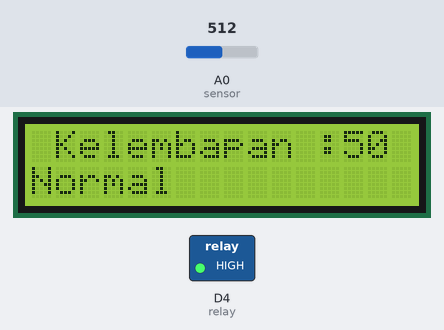
The sketch below on a simulated ESP8266 (NodeMCU). On the bench: 16×2 character LCD, switched loads named in the sketch (green lamp = pin HIGH). The test bench sets the inputs (shaded band); at power-on: A0 (sensor) = 512. WiFi joins after 1.5 s; servers stay silent unless stated.

Above: at 4.7 s.
4.8 s: A0 (sensor) set to 709
At 5.9 s:
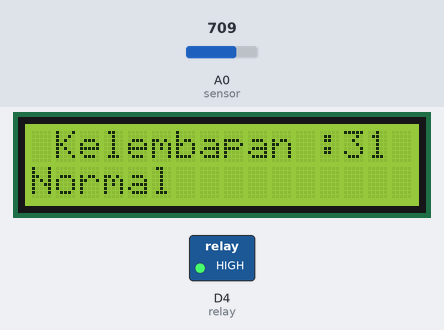
6.3 s: A0 (sensor) set to 732
At 7.1 s:
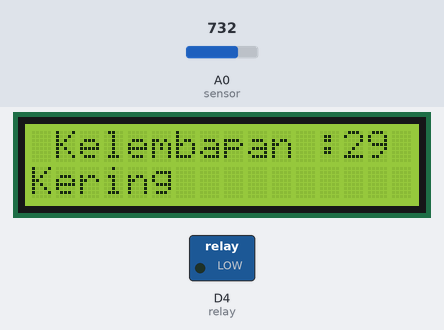
7.8 s: A0 (sensor) set to 511
At 8.2 s:
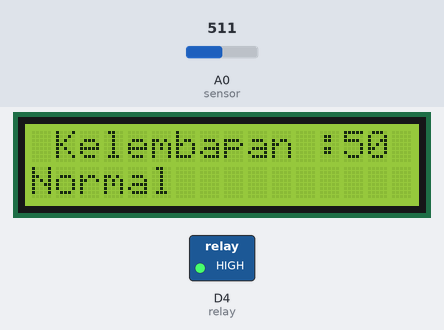
Timing chart, 0 to 10.8 s (numbered marks = the images above; inputs shaded):
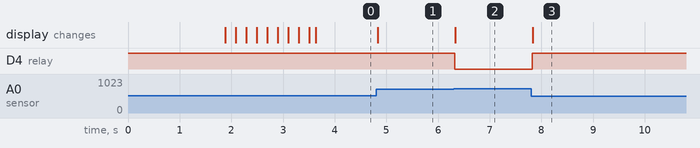

The sketch:

SPT.ino
```cpp
/*Plant watering system with new blynk update
   Home Page
*/
//Include the library files
#include <LiquidCrystal_I2C.h>
#define BLYNK_PRINT Serial
#include <ESP8266WiFi.h>
#include <BlynkSimpleEsp8266.h>

//Initialize the LCD display
LiquidCrystal_I2C lcd(0x27, 16, 2);

char auth[] = "OkdVN-Vu3grvrnAy9pZu_GbXZ04sMy38";//Enter your Auth token
char ssid[] = "rifqinugraha";//Enter your WIFI name
char pass[] = "Rifqi190803";//Enter your WIFI password

BlynkTimer timer;

//Define component pins
#define sensor A0
#define relay D4

void setup() {
  Serial.begin(9600);
  pinMode(relay, OUTPUT);
  digitalWrite(relay, HIGH);
  lcd.begin();
  lcd.backlight();

  Blynk.begin(auth, ssid, pass, "blynk.cloud", 80);

  lcd.setCursor(1, 0);
  lcd.print("Nungguin yaaa");
  for (int a = 0; a <= 15; a++) {
    lcd.setCursor(a, 1);
    lcd.print(".");
    delay(100);
  }
  lcd.clear();


  //Call the function
  timer.setInterval(100L, soilMoistureSensor);
}

//Get the button value
//BLYNK_WRITE(V1) {
//  Relay = param.asInt();
//
//  if (Relay == 1) {
//    digitalWrite(waterPump, LOW);
//    lcd.setCursor(0, 1);
//    lcd.print("Motor is ON ");
//  } else {
//    digitalWrite(waterPump, HIGH);
//    lcd.setCursor(0, 1);
//    lcd.print("Motor is OFF");
//  }
//}


//Get the soil moisture values
void soilMoistureSensor() {
  int value = analogRead(sensor);
  value = map(value, 0, 1024, 0, 100);
  value = (value - 100) * -1;

  Blynk.virtualWrite(V0, value);
  lcd.setCursor(0, 0);
  lcd.print(" Kelembapan :");
  lcd.print(value);
  lcd.print(" ");

  if (value < 30 ) {
  digitalWrite(relay, LOW);
  lcd.setCursor(0, 1);
  lcd.print("Kering");
}

  else if (value > 30 < 50) {
  digitalWrite(relay, HIGH);
  lcd.setCursor(0, 1);
  lcd.print("Normal");
}
  else if (value > 50) {
  digitalWrite(relay, HIGH);
  lcd.setCursor(0, 1);
  lcd.print("Basah"  );
}

}

void loop() {
  Blynk.run();//Run the Blynk library
  timer.run();//Run the Blynk timer
}
```

Measured:
- the behaviour switches between 721 and 722 on A0 (sensor) (found by bisection; images 1 and 2)
- after the input at 4.8 s, the display: changes at once (image 1)
- after the input at 6.3 s, D4 (relay): HIGH → LOW at once; the display: changes at once (image 2)
- after the input at 7.8 s, D4 (relay): LOW → HIGH at once; the display: changes at once (image 3)
